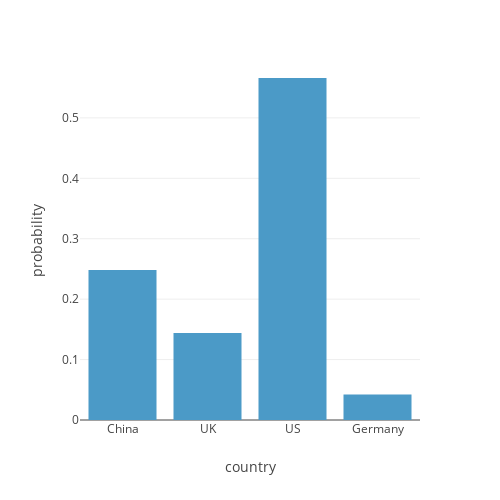

This figure's notebook cell:
### Code cell
px.histogram(data_sample, 'country', histnorm = 'probability', height=500, width = 500)

### Figure 1 — Plotly figure (JSON) as saved in the notebook; plotly's stock layout.template omitted (floating-point values rounded to 4 significant figures; data arrays with more than 128 entries replaced by an {"elided": "..."} marker saying what was removed)
{"data": [{"alignmentgroup": "True", "bingroup": "x", "histnorm": "probability", "hovertemplate": "country=%{x}<br>probability=%{y}<extra></extra>", "legendgroup": "", "marker": {"color": "#4B9AC7", "pattern": {"shape": ""}}, "name": "", "offsetgroup": "", "orientation": "v", "showlegend": false, "type": "histogram", "x": {"elided": "10000 str values"}, "xaxis": "x", "yaxis": "y"}], "layout": {"barmode": "relative", "height": 500, "legend": {"tracegroupgap": 0}, "margin": {"t": 60}, "width": 500, "xaxis": {"anchor": "y", "domain": [0, 1], "title": {"text": "country"}}, "yaxis": {"anchor": "x", "domain": [0, 1], "title": {"text": "probability"}}}}
